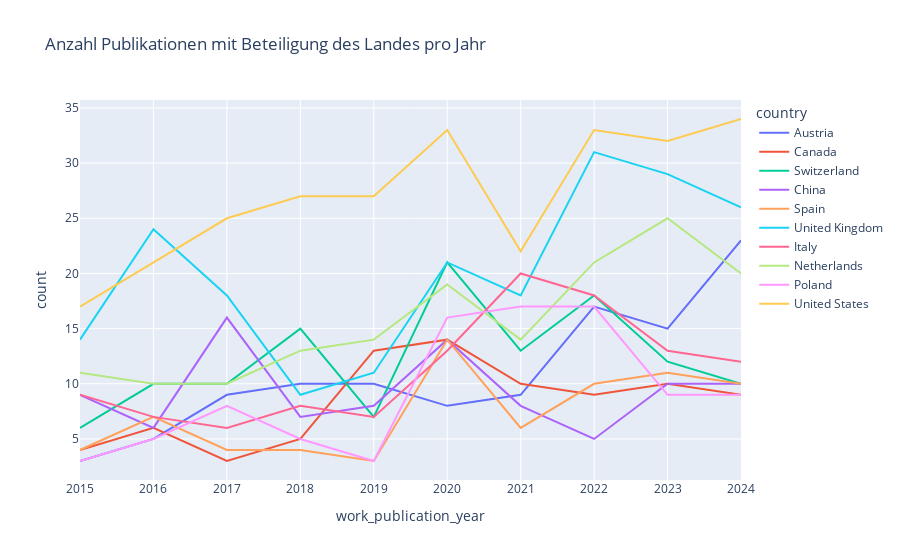

The code cell stored with this chart in its notebook:
### Markdown cell above
Next, let's plot the same data, but this time by country. We'll plot the top ten countries.

We'll use the [country_converter](https://github.com/IndEcol/country_converter) python library to get more readable names for the countries.

### Code cell
import pandas as pd
import plotly.express as px
import country_converter as coco

# 1) Pro Publikation und Land nur eine Zeile behalten
df_country = df_collab.drop_duplicates(
    subset=["work_id", "institution_country_code"]
)

# 2) Counts by year and country (Anzahl Publikationen, nicht Anzahl Autor:innen)
country_by_year = (
    df_country
    .groupby(["work_publication_year", "institution_country_code"])
    .size()
    .reset_index(name="count")
)

# 3) Ländernamen aus Codes
cc = coco.CountryConverter()
country_by_year["country"] = cc.pandas_convert(
    country_by_year["institution_country_code"], to="name_short"
)

# 4) Deutsche Institutionen rausfiltern
country_by_year = country_by_year[
    country_by_year["institution_country_code"] != "DE"
]

# 5) Top 10 Länder nach Gesamtanzahl Publikationen
top_countries = (
    country_by_year.groupby("institution_country_code")["count"]
    .sum()
    .sort_values(ascending=False)
    .head(10)
    .index
)

country_by_year_subset = country_by_year[
    country_by_year["institution_country_code"].isin(top_countries)
]

# 6) Plot
fig = px.line(
    country_by_year_subset,
    x="work_publication_year",
    y="count",
    color="country",
    title="Anzahl Publikationen mit Beteiligung des Landes pro Jahr"
)
fig.show()

### Figure 1 — Plotly figure (JSON) as saved in the notebook; plotly's stock layout.template omitted (floating-point values rounded to 4 significant figures)
{"data": [{"hovertemplate": "country=Austria<br>work_publication_year=%{x}<br>count=%{y}<extra></extra>", "legendgroup": "Austria", "line": {"color": "#636efa", "dash": "solid"}, "marker": {"symbol": "circle"}, "mode": "lines", "name": "Austria", "orientation": "v", "showlegend": true, "type": "scatter", "x": [2015, 2016, 2017, 2018, 2019, 2020, 2021, 2022, 2023, 2024], "xaxis": "x", "y": [3, 5, 9, 10, 10, 8, 9, 17, 15, 23], "yaxis": "y"}, {"hovertemplate": "country=Canada<br>work_publication_year=%{x}<br>count=%{y}<extra></extra>", "legendgroup": "Canada", "line": {"color": "#EF553B", "dash": "solid"}, "marker": {"symbol": "circle"}, "mode": "lines", "name": "Canada", "orientation": "v", "showlegend": true, "type": "scatter", "x": [2015, 2016, 2017, 2018, 2019, 2020, 2021, 2022, 2023, 2024], "xaxis": "x", "y": [4, 6, 3, 5, 13, 14, 10, 9, 10, 9], "yaxis": "y"}, {"hovertemplate": "country=Switzerland<br>work_publication_year=%{x}<br>count=%{y}<extra></extra>", "legendgroup": "Switzerland", "line": {"color": "#00cc96", "dash": "solid"}, "marker": {"symbol": "circle"}, "mode": "lines", "name": "Switzerland", "orientation": "v", "showlegend": true, "type": "scatter", "x": [2015, 2016, 2017, 2018, 2019, 2020, 2021, 2022, 2023, 2024], "xaxis": "x", "y": [6, 10, 10, 15, 7, 21, 13, 18, 12, 10], "yaxis": "y"}, {"hovertemplate": "country=China<br>work_publication_year=%{x}<br>count=%{y}<extra></extra>", "legendgroup": "China", "line": {"color": "#ab63fa", "dash": "solid"}, "marker": {"symbol": "circle"}, "mode": "lines", "name": "China", "orientation": "v", "showlegend": true, "type": "scatter", "x": [2015, 2016, 2017, 2018, 2019, 2020, 2021, 2022, 2023, 2024], "xaxis": "x", "y": [9, 6, 16, 7, 8, 14, 8, 5, 10, 10], "yaxis": "y"}, {"hovertemplate": "country=Spain<br>work_publication_year=%{x}<br>count=%{y}<extra></extra>", "legendgroup": "Spain", "line": {"color": "#FFA15A", "dash": "solid"}, "marker": {"symbol": "circle"}, "mode": "lines", "name": "Spain", "orientation": "v", "showlegend": true, "type": "scatter", "x": [2015, 2016, 2017, 2018, 2019, 2020, 2021, 2022, 2023, 2024], "xaxis": "x", "y": [4, 7, 4, 4, 3, 14, 6, 10, 11, 10], "yaxis": "y"}, {"hovertemplate": "country=United Kingdom<br>work_publication_year=%{x}<br>count=%{y}<extra></extra>", "legendgroup": "United Kingdom", "line": {"color": "#19d3f3", "dash": "solid"}, "marker": {"symbol": "circle"}, "mode": "lines", "name": "United Kingdom", "orientation": "v", "showlegend": true, "type": "scatter", "x": [2015, 2016, 2017, 2018, 2019, 2020, 2021, 2022, 2023, 2024], "xaxis": "x", "y": [14, 24, 18, 9, 11, 21, 18, 31, 29, 26], "yaxis": "y"}, {"hovertemplate": "country=Italy<br>work_publication_year=%{x}<br>count=%{y}<extra></extra>", "legendgroup": "Italy", "line": {"color": "#FF6692", "dash": "solid"}, "marker": {"symbol": "circle"}, "mode": "lines", "name": "Italy", "orientation": "v", "showlegend": true, "type": "scatter", "x": [2015, 2016, 2017, 2018, 2019, 2020, 2021, 2022, 2023, 2024], "xaxis": "x", "y": [9, 7, 6, 8, 7, 13, 20, 18, 13, 12], "yaxis": "y"}, {"hovertemplate": "country=Netherlands<br>work_publication_year=%{x}<br>count=%{y}<extra></extra>", "legendgroup": "Netherlands", "line": {"color": "#B6E880", "dash": "solid"}, "marker": {"symbol": "circle"}, "mode": "lines", "name": "Netherlands", "orientation": "v", "showlegend": true, "type": "scatter", "x": [2015, 2016, 2017, 2018, 2019, 2020, 2021, 2022, 2023, 2024], "xaxis": "x", "y": [11, 10, 10, 13, 14, 19, 14, 21, 25, 20], "yaxis": "y"}, {"hovertemplate": "country=Poland<br>work_publication_year=%{x}<br>count=%{y}<extra></extra>", "legendgroup": "Poland", "line": {"color": "#FF97FF", "dash": "solid"}, "marker": {"symbol": "circle"}, "mode": "lines", "name": "Poland", "orientation": "v", "showlegend": true, "type": "scatter", "x": [2015, 2016, 2017, 2018, 2019, 2020, 2021, 2022, 2023, 2024], "xaxis": "x", "y": [3, 5, 8, 5, 3, 16, 17, 17, 9, 9], "yaxis": "y"}, {"hovertemplate": "country=United States<br>work_publication_year=%{x}<br>count=%{y}<extra></extra>", "legendgroup": "United States", "line": {"color": "#FECB52", "dash": "solid"}, "marker": {"symbol": "circle"}, "mode": "lines", "name": "United States", "orientation": "v", "showlegend": true, "type": "scatter", "x": [2015, 2016, 2017, 2018, 2019, 2020, 2021, 2022, 2023, 2024], "xaxis": "x", "y": [17, 21, 25, 27, 27, 33, 22, 33, 32, 34], "yaxis": "y"}], "layout": {"legend": {"title": {"text": "country"}, "tracegroupgap": 0}, "title": {"text": "Anzahl Publikationen mit Beteiligung des Landes pro Jahr"}, "xaxis": {"anchor": "y", "domain": [0, 1], "title": {"text": "work_publication_year"}}, "yaxis": {"anchor": "x", "domain": [0, 1], "title": {"text": "count"}}}}
